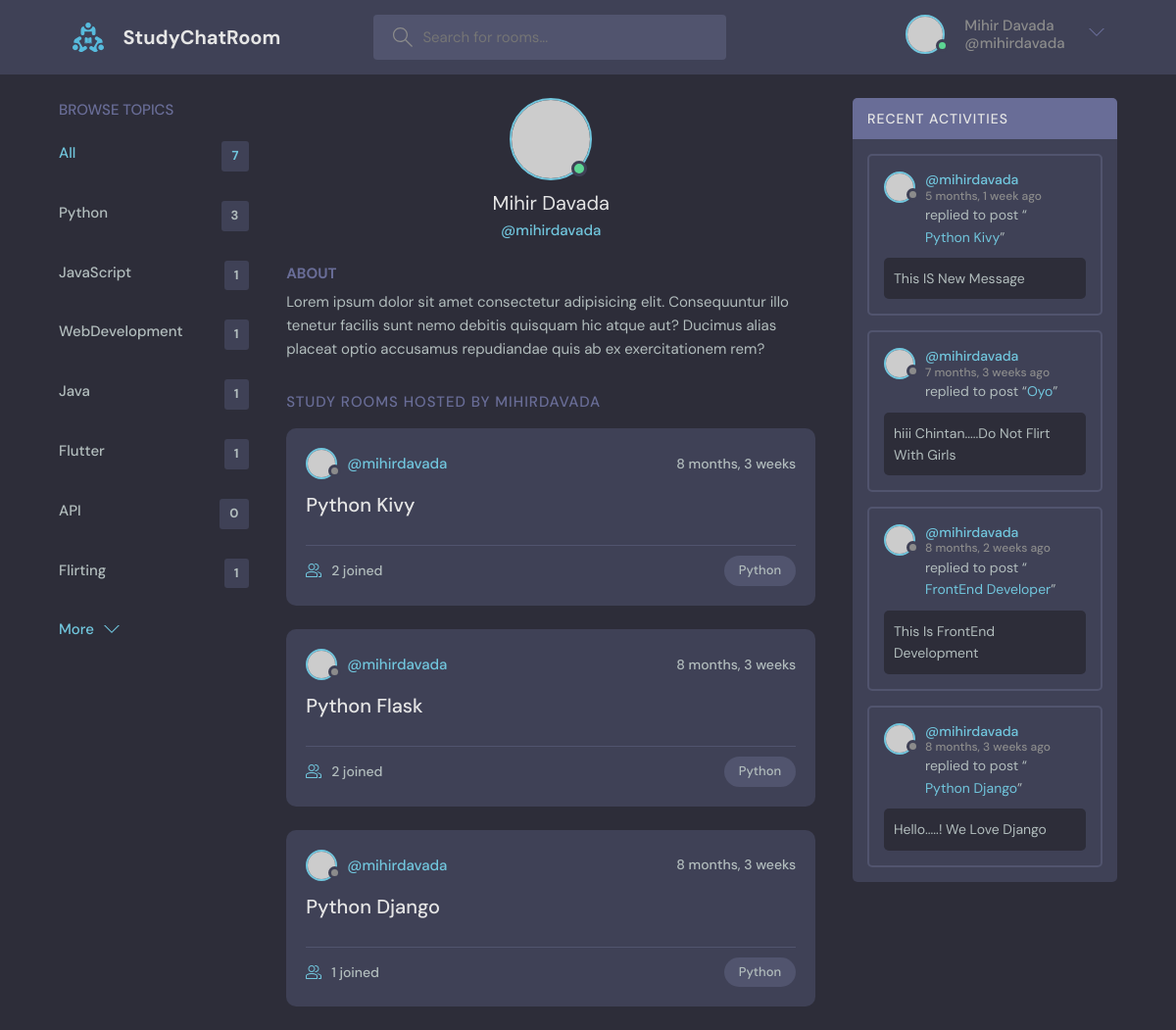
Screenshot of /user-profile/1 with the database file from the repository.
### baseApp/models.py (models this page shows, shortened)
class Topic(models.Model):
    topic_name = models.CharField(max_length=200)

class Room(models.Model):
    host = models.ForeignKey(User, on_delete=models.SET_NULL, null=True)
    topic = models.ForeignKey(Topic, on_delete=models.SET_NULL, null=True)
    participants = models.ManyToManyField(User, related_name='participants', blank=True)
    room_name = models.CharField(max_length=200)
    room_description = models.TextField(null=True, blank=True)
    updated_time = models.DateTimeField(auto_now=True)
    created_time = models.DateTimeField(auto_now_add=True)
    class Meta:
        ordering = ['-updated_time', '-created_time']

class Message(models.Model):
    user = models.ForeignKey(User, on_delete=models.CASCADE)
    room = models.ForeignKey(Room, on_delete=models.CASCADE)
    message_body = models.TextField()
    updated_time = models.DateTimeField(auto_now=True)
    created_time = models.DateTimeField(auto_now_add=True)
    class Meta:
        ordering = ['-updated_time', '-created_time']
    def __str__(self):
        return self.message_body[0:50]

### baseApp/views.py (the view)
# urls.py: path('user-profile/<str:pk>', views.userProfile, name='User_Profile_Path'),
def userProfile(request, pk):
    user = User.objects.get(id = pk)
    topics = Topic.objects.all()
    rooms = user.room_set.all()
    room_messages = user.message_set.all()
    contextDict = {'user':user, 'topics':topics, 'rooms':rooms, 'room_messages':room_messages}
    return render(request, 'baseApp/user_profile.html', contextDict)

### baseApp/templates/baseApp/user_profile.html (shortened to what this page needs)
{% extends "baseApp/main.html" %}
{% block body %}
<main class="profile-page layout layout--3">
  <div class="container">
    {% include 'baseApp/topics_com.html' %}
    <div class="roomList">
      <div class="profile">
        <div class="profile__avatar">
          <div class="avatar avatar--large active">
            <img src="https://randomuser.me/api/portraits/men/11.jpg" />
          </div>
        </div>
        <div class="profile__info">
          <h3>{{user.first_name}} {{user.last_name}}</h3>
          <p>@{{user.username}}</p>
        </div>
        <div class="profile__about">
          <h3>About</h3>
          <p>
            Lorem ipsum dolor sit amet consectetur adipisicing elit. Consequuntur illo tenetur
            facilis sunt nemo debitis quisquam hic atque aut? Ducimus alias placeat optio
            accusamus repudiandae quis ab ex exercitationem rem?
          </p>
        </div>
      </div>
      <div class="roomList__header">
        <div>
          <h2>Study Rooms Hosted by {{user.username}}</a>
          </h2>
        </div>
      </div>
      {% include 'baseApp/room_com.html' %}
    </div>
    {% include 'baseApp/activity_com.html' %}
  </div>
</main>
{% endblock %}

### baseApp/templates/baseApp/main.html (shortened to what this page needs)
<!DOCTYPE html>
{% load static %}
<html lang="en">
  <head>
    <link
      rel="stylesheet"
      type="text/css"
      href="{% static 'baseApp/CSS/style.css' %}"
    />
  </head>
  <body>
    {% include 'baseApp/navbar.html'%}
    {% block body %}
    {% endblock %}
  </body>
</html>

### baseApp/templates/baseApp/navbar.html (shortened to what this page needs)
{% load static %}
<header class="header header--loggedIn">
  <div class="container">
    <a href="{% url 'Home_Path' %}" class="header__logo">
      <img src="{% static 'baseApp/Images/logo.svg' %}" />
      <h1>StudyChatRoom</h1>
    </a>
    <form method="get" action="{% url 'Home_Path' %}" class="header__search">
      <label>
        <input type="text" name="q" placeholder="Search for rooms..." />
      </label>
    </form>
    <nav class="header__menu">
      {% if user.is_authenticated %}
      <div class="header__user">
        <a href="{% url 'User_Profile_Path' user.id %}">
          <div class="avatar avatar--medium active">
            <img src="https://randomuser.me/api/portraits/men/37.jpg" />
          </div>
          <p> {{user.first_name}} {{user.last_name}} <span><a href="{% url 'User_Profile_Path' user.id  %}"> @{{user.username}} </a></span></p>
        </a>
        <button class="dropdown-button">
          <svg
            version="1.1"
            xmlns="http://www.w3.org/2000/svg"
            width="32"
            height="32"
            viewBox="0 0 32 32"
          >
            <title>chevron-down</title>
            <path d="M16 21l-13-13h-3l16 16 16-16h-3l-13 13z"></path>
          </svg>
        </button>
      </div>
      {% else %}
      <a href="{% url 'signIn_Path' %}"> <img src="{% static 'baseApp/Images/avatar.svg' %}" /> <p>Login</p> </a>
      {% endif %}
    </nav>
  </div>
</header>

### baseApp/templates/baseApp/topics_com.html
<div class="topics">
  <div class="topics__header">
    <h2>Browse Topics</h2>
  </div>
  <ul class="topics__list">
    <li>
      <a href="{% url 'Home_Path' %}" class="active">
        All <span>{{topics.count}}</span></a
      >
    </li>
    {% for topic in topics %}
    <li>
      <a href="{% url 'Home_Path' %}?q={{topic.topic_name}}"
        >{{topic.topic_name}} <span>{{topic.room_set.all.count}}</span></a
      >
    </li>
    {% endfor %}
  </ul>
  <a class="btn btn--link" href="{% url 'Topics_Path' %}">
    More
    <svg
      version="1.1"
      xmlns="http://www.w3.org/2000/svg"
      width="32"
      height="32"
      viewBox="0 0 32 32"
    >
      <title>chevron-down</title>
      <path d="M16 21l-13-13h-3l16 16 16-16h-3l-13 13z"></path>
    </svg>
  </a>
</div>

### baseApp/templates/baseApp/room_com.html (shortened to what this page needs)
{% for room in rooms %}
<div class="roomListRoom">
  <div class="roomListRoom__header">
    <a href="{% url 'User_Profile_Path' room.host.id %}" class="roomListRoom__author">
      <div class="avatar avatar--small">
        <img src="https://randomuser.me/api/portraits/women/11.jpg" />
      </div>
      <span>@{{room.host.username}}</span>
    </a>
    <div class="roomListRoom__actions">
      <span>{{room.created_time|timesince}}</span>
    </div>
  </div>
  <div class="roomListRoom__content">
    <a href="{% url 'Room_Path' room.id %}">{{room.room_name}}</a>
  </div>
  <div class="roomListRoom__meta">
    <a href="{% url 'Room_Path' room.id %}" class="roomListRoom__joined">
      {{room.participants.all.count}} joined
    </a>
    <p class="roomListRoom__topic">{{room.topic.topic_name}}</p>
  </div>
</div>
{% endfor %}

### baseApp/templates/baseApp/activity_com.html (shortened to what this page needs)
<div class="activities">
  <div class="activities__header">
    <h2>Recent Activities</h2>
  </div>
  {% for message in room_messages %}
  <div class="activities__box">
    <div class="activities__boxHeader roomListRoom__header">
      <a
        href="{% url 'User_Profile_Path' message.user.id  %}"
        class="roomListRoom__author"
      >
        <div class="avatar avatar--small">
          <img src="https://randomuser.me/api/portraits/women/11.jpg" />
        </div>
        <p>
          @{{message.user.username}}
          <span>{{message.created_time|timesince}} ago</span>
        </p>
      </a>
    </div>
    <div class="activities__boxContent">
      <p>
        replied to post “<a href="{% url 'Room_Path' message.room.id %}"
          >{{message.room.room_name}}</a
        >”
      </p>
      <div class="activities__boxRoomContent">{{message}}</div>
    </div>
  </div>
  {% endfor %}
</div>

### rows the page displays
Topic: topic_name "Python", room_set.all.count "3"
Topic: topic_name "JavaScript", room_set.all.count "1"
Topic: topic_name "WebDevelopment", room_set.all.count "1"
Topic: topic_name "Java", room_set.all.count "1"
Topic: topic_name "Flutter", room_set.all.count "1"
Topic: topic_name "API", room_set.all.count "0"
Topic: topic_name "Flirting", room_set.all.count "1"
Room: host.username "mihirdavada", created_time "8 months, 3 weeks", room_name "Python Kivy", participants.all.count "2", topic.topic_name "Python"
Room: host.username "mihirdavada", created_time "8 months, 3 weeks", room_name "Python Flask", participants.all.count "2", topic.topic_name "Python"
Room: host.username "mihirdavada", created_time "8 months, 3 weeks", room_name "Python Django", participants.all.count "1", topic.topic_name "Python"
Message: user.username "mihirdavada", created_time "5 months, 1 week", room.room_name "Python Kivy", message_body "This IS New Message"
Message: user.username "mihirdavada", created_time "7 months, 3 weeks", room.room_name "Oyo", message_body "hiii Chintan.....Do Not Flirt With Girls"
Message: user.username "mihirdavada", created_time "8 months, 2 weeks", room.room_name "FrontEnd Developer", message_body "This Is FrontEnd Development"
Message: user.username "mihirdavada", created_time "8 months, 3 weeks", room.room_name "Python Django", message_body "Hello.....! We Love Django"

### other values shown
{{ user.first_name }} "Mihir"
{{ user.last_name }} "Davada"
{{ user.username }} "mihirdavada"
{{ topics.count }} "7"
{{ user.username }} "MIHIRDAVADA"
